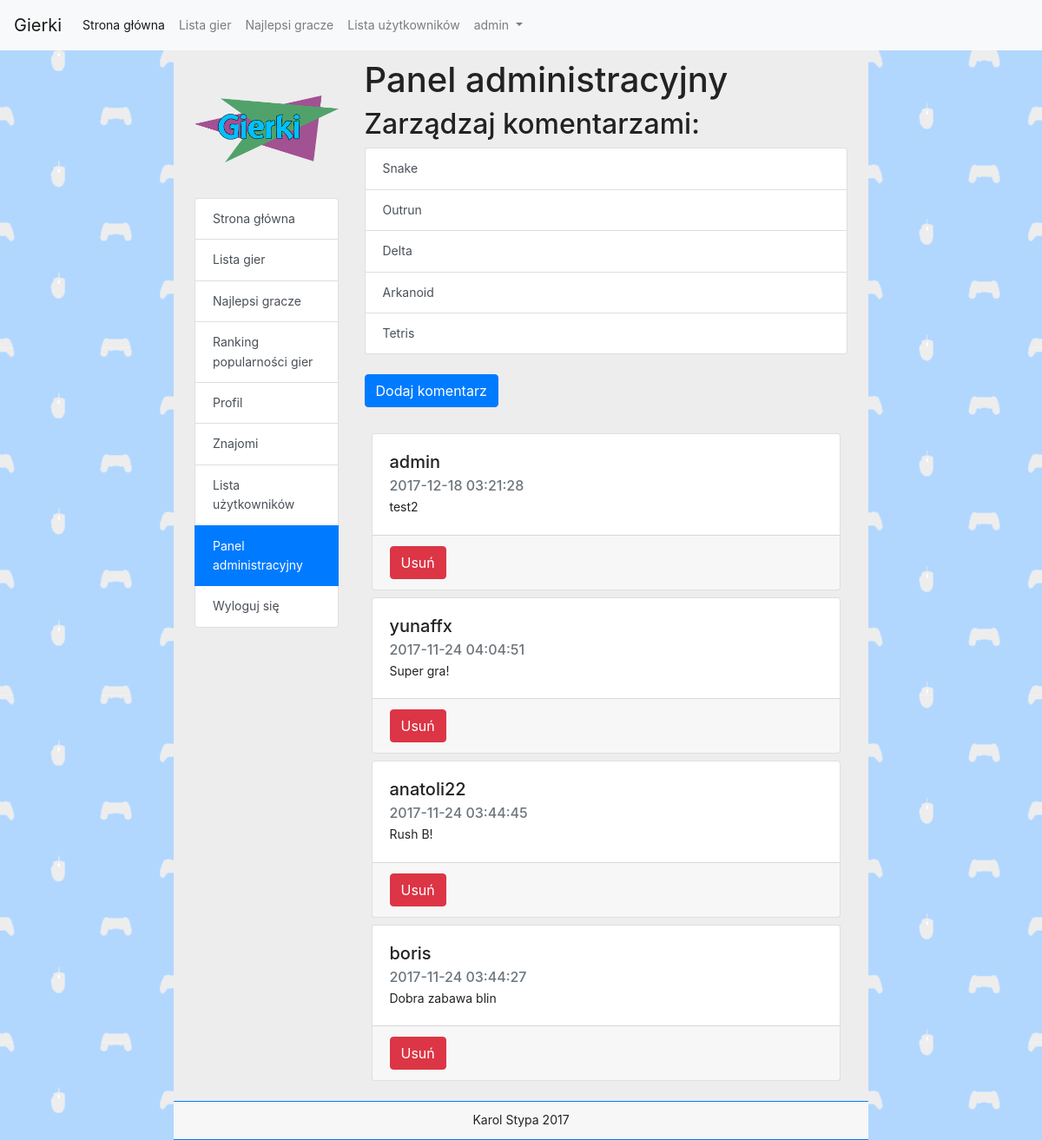
The app's page /admin.php?game_id=1 (signed in) with its own data.
### tables this page shows
CREATE TABLE `comments` (
  `id` int(11) NOT NULL,
  `game_id` int(11) NOT NULL,
  `user_id` int(11) NOT NULL,
  `timestamp` timestamp NOT NULL DEFAULT CURRENT_TIMESTAMP ON UPDATE CURRENT_TIMESTAMP,
  `text` text NOT NULL
);

CREATE TABLE `users` (
  `id` int(11) NOT NULL,
  `login` varchar(255) NOT NULL,
  `password` varchar(255) NOT NULL,
  `email` varchar(255) NOT NULL,
  `group_id` int(11) NOT NULL,
  `registered` int(11) NOT NULL,
  `last_login` int(11) NOT NULL,
  `ip` varchar(15) NOT NULL,
  `style` int(11) NOT NULL
);

### admin.php (the view, shortened to what this page needs)
<!DOCTYPE html>
<html>
	<head>
		<link rel="stylesheet" href="https://maxcdn.bootstrapcdn.com/bootstrap/4.0.0-beta.2/css/bootstrap.min.css">
		<link rel="stylesheet" href="./css/style.css">
	</head>
	<body>
		<?php include "navbar.php"; ?>
		<div class="container col-md-8 px-4 main">
			<div class="row">
				<div class="col-md-3">
					<div class="logo"></div>
					<?php
					if(isset($_SESSION['loggedin'])) {
						if ($_SESSION['loggedin']) {
							echo '
							<div class="list-group">
								<a class="list-group-item list-group-item-action" href="./">Strona główna</a>
								<a class="list-group-item list-group-item-action" href="./gameslist.php">Lista gier</a>
								<a class="list-group-item list-group-item-action" href="./highscores.php">Najlepsi gracze</a>
								<a class="list-group-item list-group-item-action" href="./gameslist.php#popularity">Ranking popularności gier</a>
								<a class="list-group-item list-group-item-action" href="./profile.php?id='.$uid.'">Profil</a>
								<a class="list-group-item list-group-item-action" href="./profile.php?id='.$uid.'#friends">Znajomi</a>
								<a class="list-group-item list-group-item-action" href="./userslist.php">Lista użytkowników</a>';
							if($_SESSION['group_id'] == 1) {
								echo '<a class="list-group-item list-group-item-action active" href="./admin.php">Panel administracyjny</a>';
							}
							echo '<a class="list-group-item list-group-item-action" href="./?logout=1">Wyloguj się</a>
							</div></div>';
						}
					}
					?>
				<div class="col-md-9">
					<h1>Panel administracyjny</h1>
					<h2>Zarządzaj komentarzami:</h2>
					<div class="list-group">
						<a class="list-group-item list-group-item-action" href="profile.php?id=1">Snake</a>
						<a class="list-group-item list-group-item-action" href="profile.php?id=2">Outrun</a>
						<a class="list-group-item list-group-item-action" href="profile.php?id=3">Delta</a>
						<a class="list-group-item list-group-item-action" href="profile.php?id=4">Arkanoid</a>
						<a class="list-group-item list-group-item-action" href="profile.php?id=5">Tetris</a>
					</div><br>
					<?php
					if(isset($_SESSION['loggedin'])) {
						if($_SESSION['loggedin']) {
							if(isset($_GET['game_id'])) {
								echo '
								<button class="btn btn-primary" type="button" data-toggle="collapse" data-target="#commentForm" aria-expanded="false" aria-controls="collapseExample">
								Dodaj komentarz
								</button><br><br>
								<div class="collapse" id="commentForm">
								<form class="col-md-12" action="admin.php?game_id='.$_GET['game_id'].'" method="post">
								<div class="form-group">
								<textarea class="form-control" name="comment_text" rows="5" cols="80" placeholder="Treść komentarza"></textarea>
								</div>
								<button type="submit" class="btn btn-primary" name="send_comment">Wyślij</button>
								</form><br>
								</div>';
								$comments_query = "SELECT A.id, A.timestamp, A.text, B.login as username
								FROM comments A
								Join users B
								on B.id = A.user_id
								WHERE A.game_id = ".$_GET['game_id']."
								ORDER BY A.timestamp DESC";
								$com_result = mysql_query($comments_query);
								while($row = mysql_fetch_assoc($com_result)) {
									echo '<div class="card m-2" style="">
										  	<div class="card-body">
												<h5 class="card-title">'.$row['username'].'</h5>
												<h6 class="card-subtitle mb-1 text-muted">'.$row['timestamp'].'</h6>
											  	<p class="card-text">'.$row['text'].'</p>
										  	</div>
											<div class="card-footer">
												<form action="admin.php?game_id='.$_GET['game_id'].'" method="post">
													<button type="submit" name="comment_id" value="'.$row['id'].'" class="btn btn-danger">Usuń</button>
												</form>
											</div>
										</div>';
								}
							}
						}
					}
			?>
			</div>
		</div>
		</div>
	</body>
</html>

### css/style.css (style rules this page uses)
body { font-size: 14px; line-height: 1.6; background-image: url(../img/bg.png); color: #222222; height: 100%; min-height: 100%; }
.main { padding-top: 10px; background-color: #EDEDED; padding-bottom: 15px; min-height: 100%; }
.logo { background-image: url(../img/logo.png); background-size: contain; background-repeat: no-repeat; background-position: center center; height: 10rem; }
.footer { text-align: center; background-color: #F7F7F7!important; padding: 10px; border-top: 1px solid #007BFF; border-bottom: 1px solid #007BFF; }

### records on screen
comments: user.login "admin", timestamp "2017-12-18 03:21:28", text "test2", $row['id'] 10 (drawn)
comments: user.login "yunaffx", timestamp "2017-11-24 04:04:51", text "Super gra!", $row['id'] 1 (drawn)
comments: user.login "anatoli22", timestamp "2017-11-24 03:44:45", text "Rush B!", $row['id'] 3 (drawn)
comments: user.login "boris", timestamp "2017-11-24 03:44:27", text "Dobra zabawa blin", $row['id'] 2 (drawn)

### other values on screen
$login "admin"
